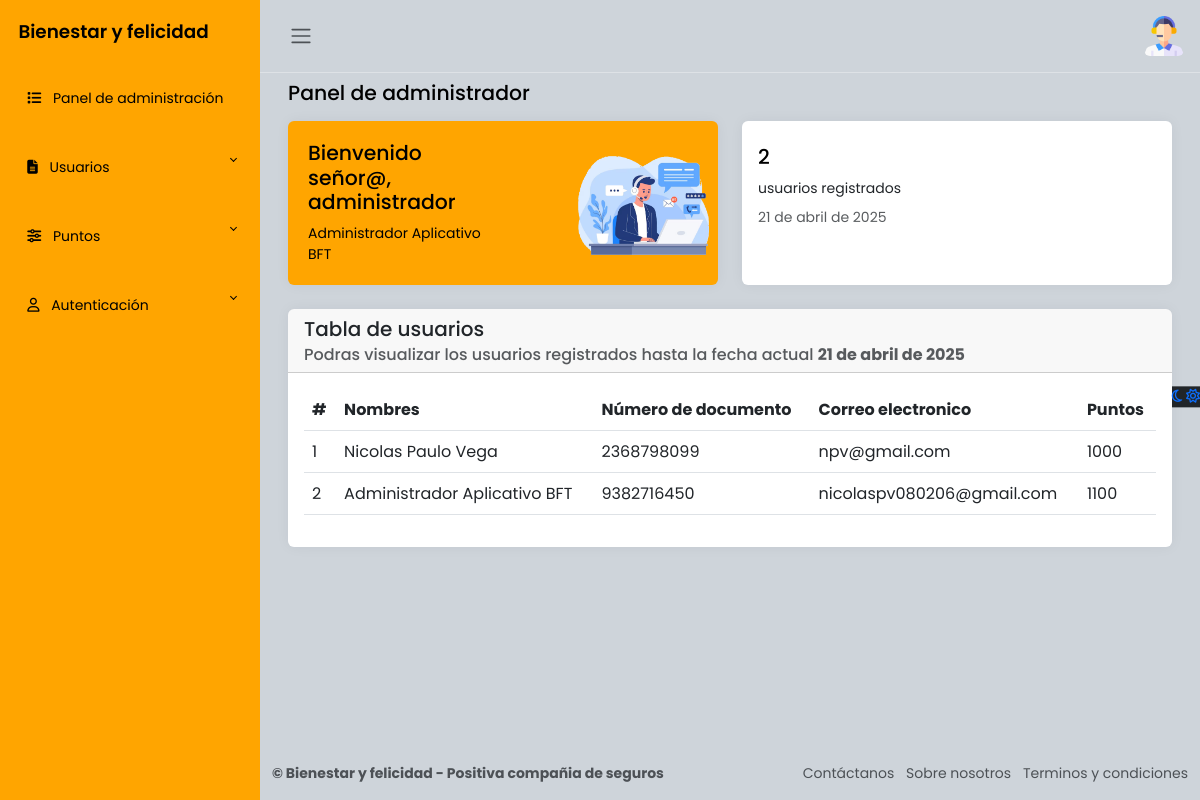
The page /admin_panel/ (signed in) on the database its author committed.
### apps/usuarios/models.py (models this page shows, shortened)
class Usuarios(AbstractBaseUser, PermissionsMixin):
    avatar = models.FileField('Avatar', upload_to='usuarios/', null=True, blank=True)
    nombres = models.CharField('Nombres', max_length=50)
    apellidos = models.CharField('Apellidos', max_length=100)
    numero_documento = models.IntegerField('Número de documento', primary_key=True, unique=True)
    correo = models.EmailField('Correo electrónico', max_length=255, unique=True)
    puntos_totales = models.IntegerField('Número total de puntos', default=1000)
    password = models.CharField('Contraseña', max_length=255)
    ultimo_reinicio = models.DateField('Ultimo reinicio de puntos', default=now) # Reiniciar puntos
    is_active = models.BooleanField(default=True)
    is_staff = models.BooleanField(default=False)
    objects = UsuariosManager()
    USERNAME_FIELD = 'numero_documento'
    REQUIRED_FIELDS = ['nombres', 'apellidos', 'correo']
    class Meta:
        verbose_name = 'Usuario'
        verbose_name_plural = 'Usuarios'

### apps/usuarios/views.py (the view)
# urls.py: path('admin_panel/', login_required(admin_dashboard), name="admin_panel"),
@login_required(login_url='/accounts/login/')
@user_passes_test(is_staff, login_url='/')
def admin_dashboard(request):
    usuario = Usuarios.objects.all()
    total_usuarios = usuario.count()
    fecha_actual = timezone.now().date() # Fecha actual
    return render(request, 'admin_dashboard/main.html', {
        'usuario':usuario,
        'total_usuarios': total_usuarios,
        'fecha_actual': fecha_actual
        })

### apps/usuarios/views.py (called while the page is built)
def is_staff(user):
    return user.is_active and user.is_staff # Validar si es administrador y esta activo

### apps/usuarios/templates/admin_dashboard/main.html (shortened to what this page needs)
{% extends "admin_dashboard/layout.html" %}
{% load static %}
{% block content %}
<main class="content px-3 py-2">
    <div class="container-fluid">
        <div class="mb-3">
            <h4>Panel de administrador</h4>
        </div>
        <div class="row">
            <div class="col-12 col-md-6 d-flex">
                <div class="card flex-fill border-0 illustration">
                    <div class="card-body p-0 d-flex flex-fill">
                        <div class="row g-0 w-100">
                            <div class="col-6">
                                <div class="p-3 m-1">
                                    <h4>Bienvenido señor@, administrador</h4>
                                    {% if user.is_authenticated %}
                                        <p class="mb-0">{{ user.nombres }} {{ user.apellidos }}</p>
                                    {% else %}
                                        <p class="mb-0">Administrador@</p>
                                    {% endif %}
                                </div>
                            </div>
                            <div class="col-6 align-self-end text-end">
                                <img src="{% static "img/customer-support.png" %}" class="img-fluid illustration-img"
                                    alt="">
                            </div>
                        </div>
                    </div>
                </div>
            </div>
            <div class="col-12 col-md-6 d-flex">
                <div class="card flex-fill border-0">
                    <div class="card-body py-4">
                        <div class="d-flex align-items-start">
                            <div class="flex-grow-1">
                                <h4 class="mb-2">
                                    {{ total_usuarios }}
                                </h4>
                                <p class="mb-2">
                                    usuarios registrados
                                </p>
                                <div class="mb-0">
                                    <span class="text-muted">
                                        {{ fecha_actual }}
                                    </span>
                                </div>
                            </div>
                        </div>
                    </div>
                </div>
            </div>
        </div>
        <div class="card border-0">
            <div class="card-header">
                <h5 class="card-title">
                    Tabla de usuarios
                </h5>
                <h6 class="card-subtitle text-muted">
                    Podras visualizar los usuarios registrados hasta la fecha actual <strong>{{ fecha_actual }}</strong>
                </h6>
            </div>
            <div class="card-body">
                <table class="table">
                    <thead>
                        <tr>
                            <th scope="col">#</th>
                            <th scope="col">Nombres</th>
                            <th scope="col">Número de documento</th>
                            <th scope="col">Correo electronico</th>
                            <th scope="col">Puntos</th>
                        </tr>
                    </thead>
                    <tbody>
                        {% for usuarios in usuario %}
                            <tr>
                                <td>{{ forloop.counter }}</td>
                                <td>{{ usuarios.nombres }} {{ usuarios.apellidos }}</td>
                                <td>{{ usuarios.numero_documento }}</td>
                                <td>{{ usuarios.correo }}</td>
                                <td>{{ usuarios.puntos_totales }}</td>
                            </tr>
                        {% endfor %}
                    </tbody>
                </table>
            </div>
        </div>
    </div>
</main>
{% endblock %}

### apps/usuarios/templates/admin_dashboard/layout.html (shortened to what this page needs)
{% load static %}
<html lang="es">
<head>
    <link rel="stylesheet" href="https://cdn.jsdelivr.net/npm/bootstrap@5.3.0-alpha2/dist/css/bootstrap.min.css">
    <link href="https://cdn.jsdelivr.net/npm/bootstrap@5.3.0/dist/css/bootstrap.min.css" rel="stylesheet">
    <link rel="stylesheet" href="{% static 'css/administrador.styles.css' %}">
</head>
<body>
    <div class="wrapper">
        <aside id="sidebar" class="js-sidebar">
            <div class="h-100">
                <div class="sidebar-logo">
                    <a href="{% url "inicio" %}">Bienestar y felicidad</a>
                </div>
                <ul class="sidebar-nav">
                    <li class="sidebar-item">
                        <a href="{% url "admin_panel" %}" class="sidebar-link">
                            <i class="fa-solid fa-list pe-2"></i>
                            Panel de administración
                        </a>
                    </li>
                    <li class="sidebar-item">
                        <a href="#" class="sidebar-link collapsed" data-bs-target="#pages" data-bs-toggle="collapse"
                            aria-expanded="false"><i class="fa-solid fa-file-lines pe-2"></i>
                            Usuarios
                        </a>
                    </li>
                    <li class="sidebar-item">
                        <a href="#" class="sidebar-link collapsed" data-bs-target="#posts" data-bs-toggle="collapse"
                            aria-expanded="false"><i class="fa-solid fa-sliders pe-2"></i>
                            Puntos
                        </a>
                    </li>
                    <li class="sidebar-item">
                        <a href="#" class="sidebar-link collapsed" data-bs-target="#auth" data-bs-toggle="collapse"
                            aria-expanded="false"><i class="fa-regular fa-user pe-2"></i>
                            Autenticación
                        </a>
                    </li>
                </ul>
            </div>
        </aside>
        <div class="main">
            <nav class="navbar navbar-expand px-3 border-bottom">
                <button class="btn" id="sidebar-toggle" type="button">
                    <span class="navbar-toggler-icon"></span>
                </button>
                <div class="navbar-collapse navbar">
                    <ul class="navbar-nav">
                        <li class="nav-item dropdown">
                            <a href="#" data-bs-toggle="dropdown" class="nav-icon pe-md-0">
                                {% if user.is_authenticated %}
                                    {% if user.avatar %}
                                        <img class="avatar img-fluid rounded" src="{{ user.avatar.url }}" alt="Avatar de {{ user.nombres }}">
                                    {% else %}
                                        <img src="{% static "img/usuario/usuario.png" %}" alt="usuario" class="avatar img-fluid">
                                    {% endif %}
                                {% endif %}
                            </a>
                        </li>
                    </ul>
                </div>
            </nav>
            {% block content %}{% endblock %}
            <a href="#" class="theme-toggle">
                <i class="fa-regular fa-moon"></i>
                <i class="fa-regular fa-sun"></i>
            </a>
            <footer class="footer">
                <div class="container-fluid">
                    <div class="row text-muted">
                        <div class="col-6 text-start">
                            <p class="mb-0">
                                <a href="#" class="text-muted">
                                    <strong>&copy; Bienestar y felicidad - Positiva compañia de seguros</strong>
                                </a>
                            </p>
                        </div>
                        <div class="col-6 text-end">
                            <ul class="list-inline">
                                <li class="list-inline-item" data-bs-toggle="modal" data-bs-target="#contactanos">
                                    <a href="#" class="text-muted">Contáctanos</a>
                                </li>
                                <li class="list-inline-item" data-bs-toggle="modal" data-bs-target="#sobreNosotros">
                                    <a href="#" class="text-muted">Sobre nosotros</a>
                                </li>
                                <li class="list-inline-item" data-bs-toggle="modal" data-bs-target="#terminosCondiciones">
                                    <a href="#" class="text-muted">Terminos y condiciones</a>
                                </li>
                            </ul>
                        </div>
                    </div>
                </div>
            </footer>
        </div>
    </div>
</body>
</html>

### static/css/administrador.styles.css (style rules this page uses)
body { font-family: 'Poppins', sans-serif; font-size: 0.875rem; opacity: 1; overflow-y: scroll; margin: 0; }
a { cursor: pointer; text-decoration: none; font-family: 'Poppins', sans-serif; }
li { list-style: none; }
h4 { font-family: 'Poppins', sans-serif; font-size: 1.275rem; color: var(--bs-emphasis-color); }
.wrapper { align-items: stretch; display: flex; width: 100%; }
#sidebar { max-width: 260px; min-width: 260px; background: orange; transition: all 0.35s ease-in-out; }
.main { display: flex; flex-direction: column; min-height: 100vh; min-width: 0; overflow: hidden; transition: all 0.35s ease-in-out; width: 100%; background: var(--bs-dark-bg-subtle); }
.sidebar-logo { padding: 1.15rem; }
.sidebar-logo a { color: #000; font-size: 1.15rem; font-weight: 600; }
.sidebar-nav { list-style: none; margin-bottom: 0; padding-left: 0; margin-left: 0; }
a.sidebar-link { padding: 1.5rem 1.7rem; color: #000; position: relative; display: block; font-size: 0.875rem; }
.sidebar-link[data-bs-toggle="collapse"]::after { border: solid; border-width: 0 .075rem .075rem 0; content: ""; display: inline-block; padding: 2px; position: absolute; right: 1.5rem; top: 1.4rem; transform: rotate(-135deg); transition: all .2s ease-out; }
.sidebar-link[data-bs-toggle="collapse"].collapsed::after { transform: rotate(45deg); transition: all .2s ease-out; }
.avatar { height: 40px; width: 40px; }
.navbar-expand .navbar-nav { margin-left: auto; }
.content { flex: 1; max-width: 100vw; width: 100vw; }
@media (min-width:780px) { .content { max-width: auto; width: auto; } }
.card { box-shadow: 0 0 .875rem 0 rgba(34, 46, 60, .05); margin-bottom: 24px; }
.illustration { background-color: orange; color: var(--bs-emphasis-color); }
.illustration-img { max-width: 150px; width: 100%; }
.theme-toggle { position: fixed; top: 50%; transform: translateY(-65%); text-align: center; z-index: 10; right: 0; left: auto; border: none; background-color: var(--bs-body-color); }

### rows shown on the page
Usuarios: avatar (picture), nombres "Administrador", apellidos "Aplicativo BFT", numero_documento "9382716450", correo "nicolaspv080206@gmail.com", puntos_totales "1100"
Usuarios: nombres "Nicolas", apellidos "Paulo Vega", numero_documento "2368798099", correo "npv@gmail.com", puntos_totales "1000"

### other values the page prints
{{ total_usuarios }} "2"
